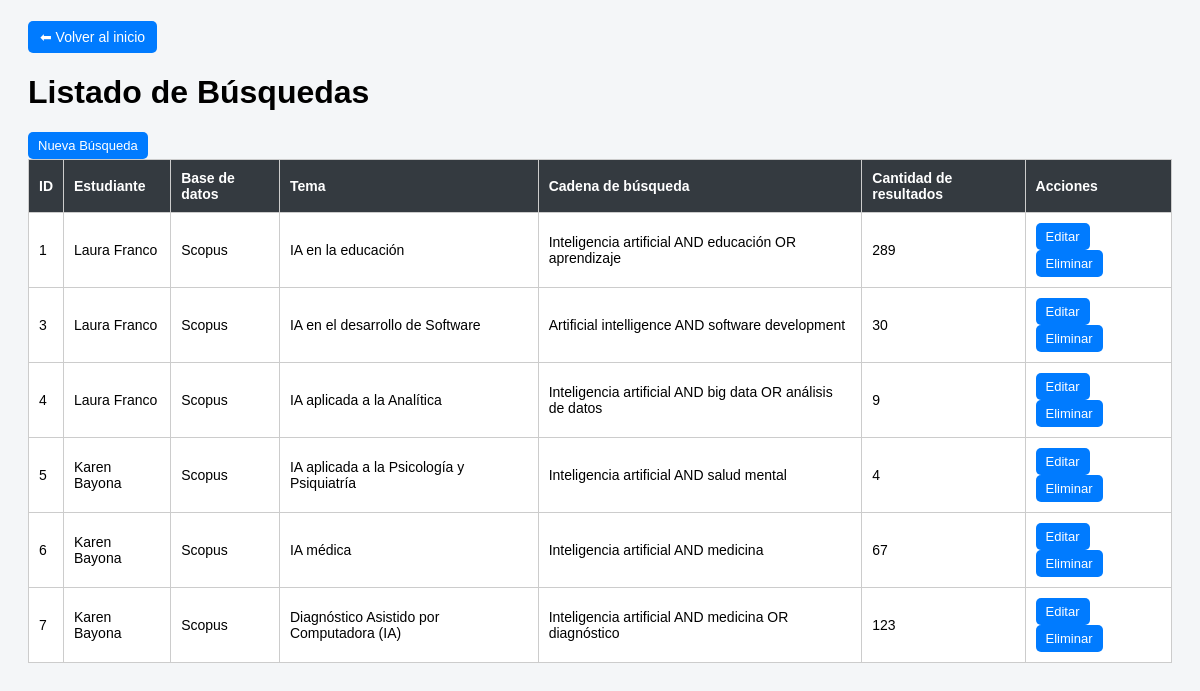
Page /index.php?modulo=busqueda on the committed database.
### tables this page shows
CREATE TABLE `tb_busquedas` (
  `id_busqueda` int(11) NOT NULL,
  `estudiante` varchar(100) NOT NULL,
  `base_datos_busq` varchar(100) NOT NULL,
  `tema` varchar(255) NOT NULL,
  `cadena_busqueda` varchar(255) NOT NULL,
  `cantidad_resultados` int(11) NOT NULL
);

### Controller/BusquedaController.php (called while the page is built, shortened)
<?php
require_once 'Model/Busqueda.php';
class BusquedaController {
    public function inicio() {
        $busqueda = new Busqueda();
        $datos = $busqueda->obtenerBusquedas();
        require_once 'Views/busqueda_listar.php';
    }
}

### Model/Conexion.php (called while the page is built)
<?php
class Conexion {
    public static function conectar() {
        $host = "localhost";
        $db = "proyectomvc";
        $user = "root";
        $pass = "";
        try {
            $conexion = new PDO(
                "mysql:host=$host;dbname=$db;charset=utf8",
                $user,
                $pass
            );
            $conexion->setAttribute(PDO::ATTR_ERRMODE, PDO::ERRMODE_EXCEPTION);
            return $conexion;
        } catch (PDOException $e) {
            die("Error de conexión: " . $e->getMessage());
        }
    }
}

### Model/Busqueda.php (called while the page is built, shortened)
<?php
require_once 'Conexion.php';
class Busqueda {
    private $conexion;
    public function __construct() {
        $this->conexion = Conexion::conectar();
    }
    public function obtenerBusquedas() {
        $sql = "SELECT * FROM tb_busquedas";
        $stmt = $this->conexion->prepare($sql);
        $stmt->execute();
        return $stmt->fetchAll(PDO::FETCH_ASSOC);
    }
}

### Views/busqueda_listar.php (the view, shortened to what this page needs)
<!DOCTYPE html>
<html lang="es">
<head>
</head>
<body>
<a href="index.php">⬅ Volver al inicio</a>
<br><br>
<h1>Listado de Búsquedas</h1>
<a href="index.php?modulo=busqueda&accion=crear" class="btn btn-nuevo">Nueva Búsqueda</a>
<table>
    <tr>
        <th>ID</th>
        <th>Estudiante</th>
        <th>Base de datos</th>
        <th>Tema</th>
        <th>Cadena de búsqueda</th>
        <th>Cantidad de resultados</th>
        <th>Acciones</th>
    </tr>
    <?php foreach ($datos as $fila) { ?>
    <tr>
        <td><?php echo $fila['id_busqueda']; ?></td>
        <td><?php echo $fila['estudiante']; ?></td>
        <td><?php echo $fila['base_datos_busq']; ?></td>
        <td><?php echo $fila['tema']; ?></td>
        <td><?php echo $fila['cadena_busqueda']; ?></td>
        <td><?php echo $fila['cantidad_resultados']; ?></td>
        <td>
            <a href="index.php?modulo=busqueda&accion=editar&id=<?php echo $fila['id_busqueda']; ?>" class="btn btn-editar">Editar</a>
            <a href="index.php?modulo=busqueda&accion=eliminar&id=<?php echo $fila['id_busqueda']; ?>" class="btn btn-eliminar" onclick="return confirm('¿Seguro que deseas eliminar esta búsqueda?');">Eliminar</a>
        </td>
    </tr>
<?php } ?>
</table>
</body>
</html>

### index.php (shortened to what this page needs)
<?php
require_once 'Model/Conexion.php';
$modulo = isset($_GET['modulo']) ? $_GET['modulo'] : 'articulo';
$accion = isset($_GET['accion']) ? $_GET['accion'] : 'inicio';
switch ($modulo) {
    case 'busqueda':
        require_once 'Controller/BusquedaController.php';
        $controller = new BusquedaController();
        break;
}
if (method_exists($controller, $accion)) {
    $controller->$accion();
} else {
    $controller->inicio();
}

### Views/busqueda_listar.php (style rules this page uses)
body { font-family: Arial, sans-serif; background-color: #f4f6f8; padding: 20px; }
a { text-decoration: none; background-color: #007bff; color: white; padding: 8px 12px; border-radius: 5px; font-size: 14px; }
table { border-collapse: collapse; width: 100%; background-color: white; }
th, td { padding: 10px; border: 1px solid #ccc; text-align: left; font-size: 14px; }
th { background-color: #343a40; color: white; }
h1 { margin-top: 10px; }
.btn { padding: 6px 10px; border-radius: 5px; font-size: 13px; color: white; text-decoration: none; margin-right: 5px; display: inline-block; }
.btn-nuevo { background-color: #007bff; }

### rows in the picture
tb_busquedas: id_busqueda "1", estudiante "Laura Franco", base_datos_busq "Scopus", tema "IA en la educación", cadena_busqueda "Inteligencia artificial AND educación OR aprendizaje", cantidad_resultados "289"
tb_busquedas: id_busqueda "3", estudiante "Laura Franco", base_datos_busq "Scopus", tema "IA en el desarrollo de Software", cadena_busqueda "Artificial intelligence AND software development", cantidad_resultados "30"
tb_busquedas: id_busqueda "4", estudiante "Laura Franco", base_datos_busq "Scopus", tema "IA aplicada a la Analítica", cadena_busqueda "Inteligencia artificial AND big data OR análisis de datos", cantidad_resultados "9"
tb_busquedas: id_busqueda "5", estudiante "Karen Bayona", base_datos_busq "Scopus", tema "IA aplicada a la Psicología y Psiquiatría", cadena_busqueda "Inteligencia artificial AND salud mental", cantidad_resultados "4"
tb_busquedas: id_busqueda "6", estudiante "Karen Bayona", base_datos_busq "Scopus", tema "IA médica", cadena_busqueda "Inteligencia artificial AND medicina", cantidad_resultados "67"
tb_busquedas: id_busqueda "7", estudiante "Karen Bayona", base_datos_busq "Scopus", tema "Diagnóstico Asistido por Computadora (IA)", cadena_busqueda "Inteligencia artificial AND medicina OR diagnóstico", cantidad_resultados "123"
